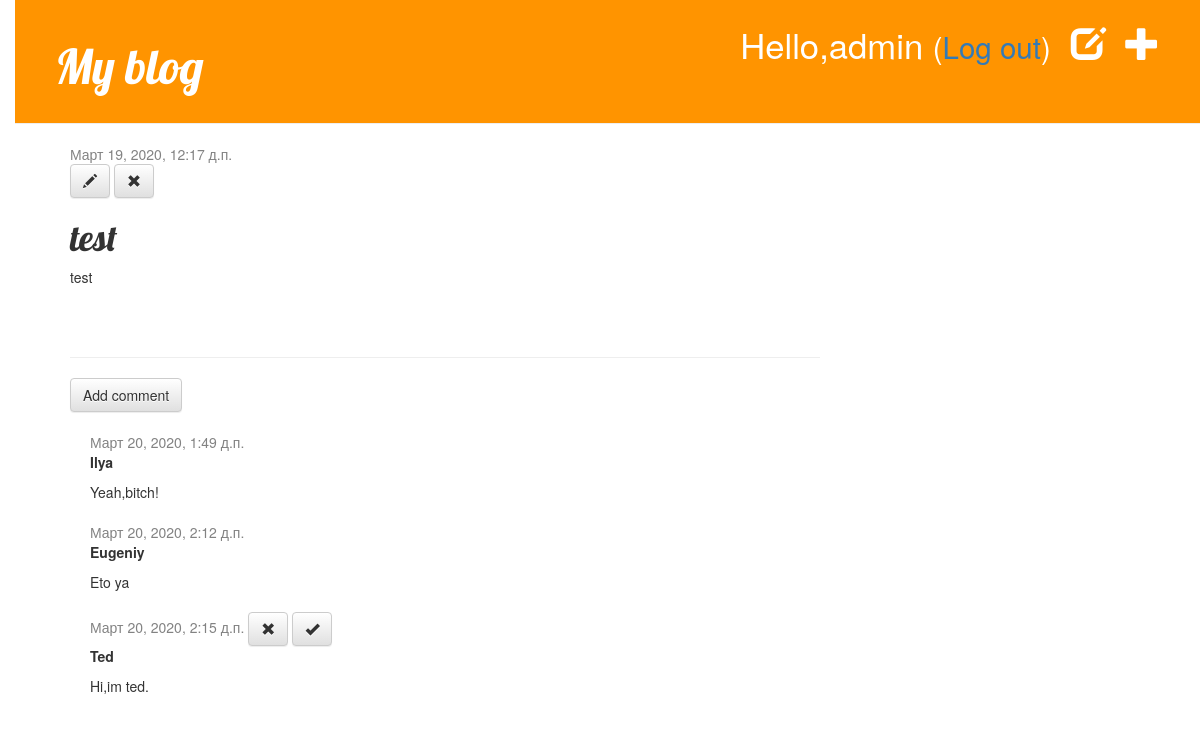
The app's page /post/10/ (signed in) with its own data.
### blog/models.py (models this page shows, shortened)
class Post(models.Model):
    author = models.ForeignKey(settings.AUTH_USER_MODEL,on_delete = models.CASCADE)
    title = models.CharField('название статьи',max_length = 200)
    text = models.TextField('текст статьи')
    created_date = models.DateTimeField('дата создания',default = timezone.now())
    published_date = models.DateTimeField('дата публикации',blank = True,null = True)
    class Meta():
        verbose_name = 'Статья'
        verbose_name_plural = 'Статьи'

class Comment(models.Model):
    post = models.ForeignKey(Post,on_delete=models.CASCADE,related_name='comments')
    author = models.CharField('имя автора',max_length=200)
    text = models.TextField('текст комментария')
    created_date = models.DateTimeField('дата публикации',default=timezone.now())
    approved_comment = models.BooleanField('одобрение комментария',default=False)
    class Meta():
        verbose_name = 'Комментарий'
        verbose_name_plural = 'Комментарии'

### blog/views.py (the view)
# urls.py: path('post/<int:pk>/',views.post_detail,name='post_detail'),
def post_detail(request,pk):
    post = get_object_or_404(Post,pk=pk)
    return render(request,'blog/post_detail.html',{'post':post})

### blog/templates/blog/post_detail.html
{% extends 'blog/base.html' %}
{% block content %}
  <div class="post">
    {% if post.published_date %}
      <div class="date">
        {{ post.published_date }}
      </div>
    {% else  %}
      <a href="{% url 'publish' post.pk %}" class="btn btn-default" >Publish</a>
    {% endif %}
    {% if user.is_authenticated %}
      <a class="btn btn-default" href="{% url 'post_edit' pk=post.pk %}"><span class="glyphicon glyphicon-pencil"></span></a>
      <a class="btn btn-default" href="{% url 'post_remove' pk=post.pk %}"><span class="glyphicon glyphicon-remove"></span></a>
    {% endif %}
    <h1>{{ post.title }}</h1>
    <p>{{ post.text|linebreaksbr }}</p>
  </div>
  <hr>
  <a href="{% url 'add_comment_to_post' pk=post.pk %}" class='btn btn-default'>Add comment</a>
  {% for comment in post.comments.all %}
     {% if user.is_authenticated or comment.approved_comment %}
      <div class="comment">
        <div class="date">{{ comment.created_date }}
        {% if not comment.approved_comment %}
          <a href="{% url 'comment_remove' pk=comment.pk %}" class='btn btn-default'><span class='glyphicon glyphicon-remove'></span></a>
          <a href="{% url 'comment_approve' pk=comment.pk %}" class='btn btn-default'><span class='glyphicon glyphicon-ok'></span></a>
        {% endif %}
        </div>
        <strong>{{ comment.author }}</strong>
        <p>{{ comment.text|linebreaks }}</p>
      </div>
    {% endif %}
  {% empty %}
    <p>No comments here yet :(</p>
  {% endfor %}
{% endblock %}

### blog/templates/blog/base.html (shortened to what this page needs)
<!DOCTYPE html>
{% load static %}
<html lang="en">
  <head>
    <link rel="stylesheet" href="//maxcdn.bootstrapcdn.com/bootstrap/3.2.0/css/bootstrap.min.css">
    <link rel="stylesheet" href="//maxcdn.bootstrapcdn.com/bootstrap/3.2.0/css/bootstrap-theme.min.css">
    <link rel="stylesheet" href="{% static 'css/blog.css' %}">
  </head>
  <body>
    <div class="page-header">
      {% if user.is_authenticated %}
        <a href="{% url 'post_new' %}" class='top-menu'><span class='glyphicon glyphicon-plus'></span></a>
        <a href="{% url 'post_draft_list' %}" class='top-menu'><span class='glyphicon glyphicon-edit'></span></a>
        <p class="top-menu">Hello,{{ user.username }} <small>(<a href="{% url 'logout' %}">Log out</a>)</small></p>
      {% else %}
        <a href="{% url 'login' %}" class='top-menu'><span class='glyphicon glyphicon-lock'></a>
      {% endif %}
      <h1><a href="{% url 'post_list' %}">My blog</a></h1>
    </div>
    <div class="content container">
      <div class="row">
        <div class="col-md-8">
          {% block content %}
          {% endblock %}
        </div>
      </div>
    </div>
  </body>
</html>

### blog/static/css/blog.css (style rules this page uses)
h1 a { color: #FCA205; font-family: 'Lobster'; }
body { padding-left: 15px; }
.page-header { background-color: #ff9400; margin-top: 0; padding: 20px 20px 20px 40px; }
.page-header h1, .page-header h1 a, .page-header h1 a:visited,.page-header h1 a:active { color: #ffffff; font-size: 36pt; text-decoration: none; }
.content { margin-left: 40px; }
h1,h2,h3,h4 { font-family: 'Lobster',cursive; }
.date { color: #828282; }
.top-menu, .top-menu:hover, .top-menu:visited { color: #ffffff; float: right; font-size: 26pt; margin-right: 20px; }
.post { margin-bottom: 70px; }
.comment { margin: 20px 0px 20px 20px; }

### records on screen
Post: published_date "Март 19, 2020, 12:17 д.п.", title "test", text "test"
Comment: created_date "Март 20, 2020, 1:49 д.п.", author "Ilya", text "Yeah,bitch!"
Comment: created_date "Март 20, 2020, 2:12 д.п.", author "Eugeniy", text "Eto ya"
Comment: created_date "Март 20, 2020, 2:15 д.п.", approved_comment False (drawn), author "Ted", text "Hi,im ted."

### other values on screen
{{ user.username }} "admin"
